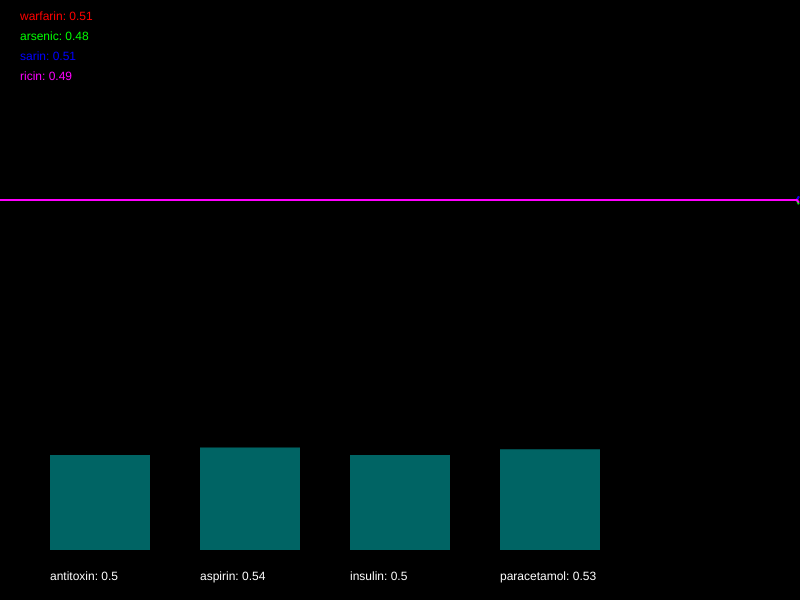
Frame 1 (no input)
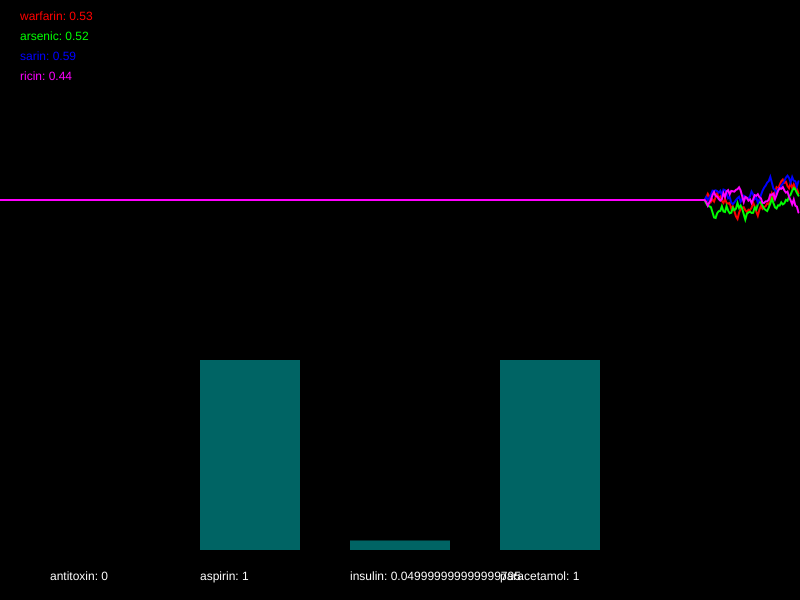
Frame 60 (no input)
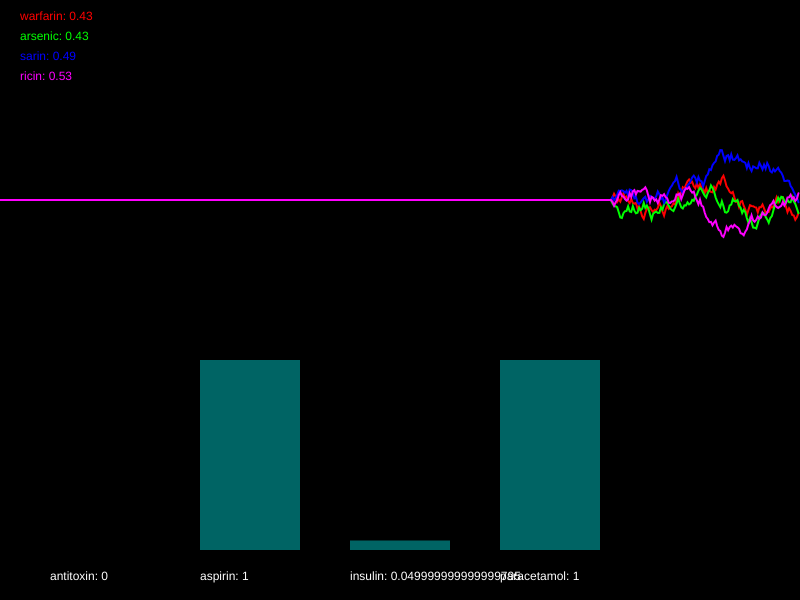
Frame 120 (the mouse pressed at the canvas centre since frame 60)

The p5.js sketch that drew these frames (run headless with seeded random() and noise() and a simulated clock; from frame 60 on, the mouse is pressed at the canvas centre):

// p5.js sketch
// ── sketch.js
/*

Officer: 4378685
CaseNum: 401-1-96292073-4378685

Case 401 - The Case of Norbert's Weiner Stand
Stage 2 - Toxic Burrito

Norbert is at it again. This time he’s set up a burrito stall and is lacing burritos
with his foul toxin. The chaos is spreading. People are dropping like flies and burrito
sales have fallen through the floor. To make matters worse it seems Norbert has cottoned
on to our methods and has upped the complexity of his poison. You’ll find the antidote
harder to develop this time. So kid, head down to the lab and get working.

You must develop the antidote by using conditional statements in the draw loop to
do the following.

	- When arsenic goes above 0.36 and ricin goes above 0.5, decrease antitoxin by 0.05
	- If sarin dips below 0.48, increase antitoxin by 0.04
	- If warfarin dips below 0.37, try decreasing aspirin by 0.03
	- If ricin dips below 0.51 or arsenic goes above 0.34, increase aspirin by 0.04
	- If arsenic dips below 0.52 and ricin goes above 0.54, decrement insulin by 0.03
	- When warfarin goes above 0.69 and sarin dips below 0.56, raise insulin by 0.01
	- If sarin dips below 0.4, reduce paracetamol by 0.03
	- When arsenic dips below 0.51, raise paracetamol by 0.03


Your conditional statements should:

consider the following poisons:

	- warfarin
	- arsenic
	- sarin
	- ricin


and modify the following antidotes:

	- antitoxin
	- aspirin
	- insulin
	- paracetamol


- There are many ways to complete this task but you should only use the
following commands:

	if(){}
	+=
	-=

*/

//Declare the poison variables
var warfarin;
var arsenic;
var sarin;
var ricin;


//Declare the antidote variables
var antitoxin;
var aspirin;
var insulin;
var paracetamol;


//This variable is used for drawing the graph
var graphs;


function setup()
{

	createCanvas(800,600);
	strokeWeight(2);

	//initialise the poisons and antidotes
	warfarin = 0.5;
	arsenic = 0.5;
	sarin = 0.5;
	ricin = 0.5;
	antitoxin = 0.5;
	aspirin = 0.5;
	insulin = 0.5;
	paracetamol = 0.5;


	//fills the graph with empty values
	graphs = [];

	for(var i = 0; i < 4; i++)
	{
		graphs.push([]);
		for(var j = 0; j < 512; j++)
		{
			graphs[i].push(0.5);
		}
	}

}

function draw()
{

	//Develop the antidote below
	//Write conditional statements to change the amount of each substance ...
//    	- When arsenic goes above 0.36 and ricin goes above 0.5, decrease antitoxin by 0.05
//	- If sarin dips below 0.48, increase antitoxin by 0.04
//	- If warfarin dips below 0.37, try decreasing aspirin by 0.03
//	- If ricin dips below 0.51 or arsenic goes above 0.34, increase aspirin by 0.04
//	- If arsenic dips below 0.52 and ricin goes above 0.54, decrement insulin by 0.03
//	- When warfarin goes above 0.69 and sarin dips below 0.56, raise insulin by 0.01
//	- If sarin dips below 0.4, reduce paracetamol by 0.03
//	- When arsenic dips below 0.51, raise paracetamol by 0.03
//    
    
    if (arsenic > 0.36 && ricin > 0.5)
        {
            antitoxin -= 0.05;
        }
    if (sarin < 0.48)
        {
            antitoxin += 0.04;
        }
    if (warfarin < 0.37)
        {
            aspirin -= 0.03;
        }
    if (ricin < 0.52 || arsenic > 0.34)
        {
            aspirin += 0.04;
        }
    if (arsenic < 0.52 && ricin > 0.54)
        {
            insulin -= 0.03;
        }
     if (warfarin > 0.69 && sarin < 0.56)
        {
            insulin += 0.01;
        }
     if (sarin < 0.4)
        {
            paracetamol -= 0.03;
        }
     if (arsenic < 0.51)
        {
            paracetamol += 0.03;
        }
    
    

	//////////////////////////////////////////////////////

	//the code below generates new values using random numbers

	/*
		For testing, you might want to temporarily comment out
		these lines and set the same variables to constant values
		instead.
	*/

	warfarin = nextValue(graphs[0],warfarin);
	arsenic = nextValue(graphs[1],arsenic);
	sarin = nextValue(graphs[2],sarin);
	ricin = nextValue(graphs[3],ricin);


	antitoxin = constrain(antitoxin, 0, 1);
	aspirin = constrain(aspirin, 0, 1);
	insulin = constrain(insulin, 0, 1);
	paracetamol = constrain(paracetamol, 0, 1);


	///////// DO NOT CHANGE THE CODE BELOW ///////////

	//drawing code

	// set background
	background(0);
	noFill();

	//draw the graphs for the vitals
	var colors = [
	color(255, 0, 0),
	color(0, 255, 0),
	color(0, 0, 255),
	color(255, 0, 255),
	color(255, 255, 0),
	color(0, 255, 255)
	];

	for(var i = 0; i < graphs.length; i++)
	{
		stroke(colors[i]);
		drawGraph(graphs[i]);
	}

	//draw the poisons as text
	noStroke();
	fill(colors[0]);
	text('warfarin: ' + nf(warfarin,1,2), 20,20);
	fill(colors[1]);
	text('arsenic: ' + nf(arsenic,1,2), 20,40);
	fill(colors[2]);
	text('sarin: ' + nf(sarin,1,2), 20,60);
	fill(colors[3]);
	text('ricin: ' + nf(ricin,1,2), 20,80);


	//draw the antidotes bar chart
	drawBar(antitoxin,50,'antitoxin');
	drawBar(aspirin,200,'aspirin');
	drawBar(insulin,350,'insulin');
	drawBar(paracetamol,500,'paracetamol');


}

function nextValue(graph, val)
{
	//gets the next value for a vital and puts it in an array for drawing
	var delta = random(-0.03,0.03);

	val += delta;
	if(val > 1 || val < 0)
	{
		delta *= -1;
		val += delta * 2;
	}

	graph.push(val)
	graph.shift();
	return val;
}

function drawGraph(graph)
{
	//draws an array as a graph
	beginShape();
	for(var i = 0; i < graph.length; i++)
	{
			vertex(width * i/512, height * 0.5 - graph[i]* height/3)
	}
	endShape();
}


function drawBar(val, x, name)
{
	//draws the bars for bar chart
    noStroke();
    fill(0,100,100);
	var mh = height * 0.4 - 50;
	rect(x,(height - 50) - val*mh, 100, val*mh);
    fill(255);
	text(name + ": " + val, x, height - 20);
}
